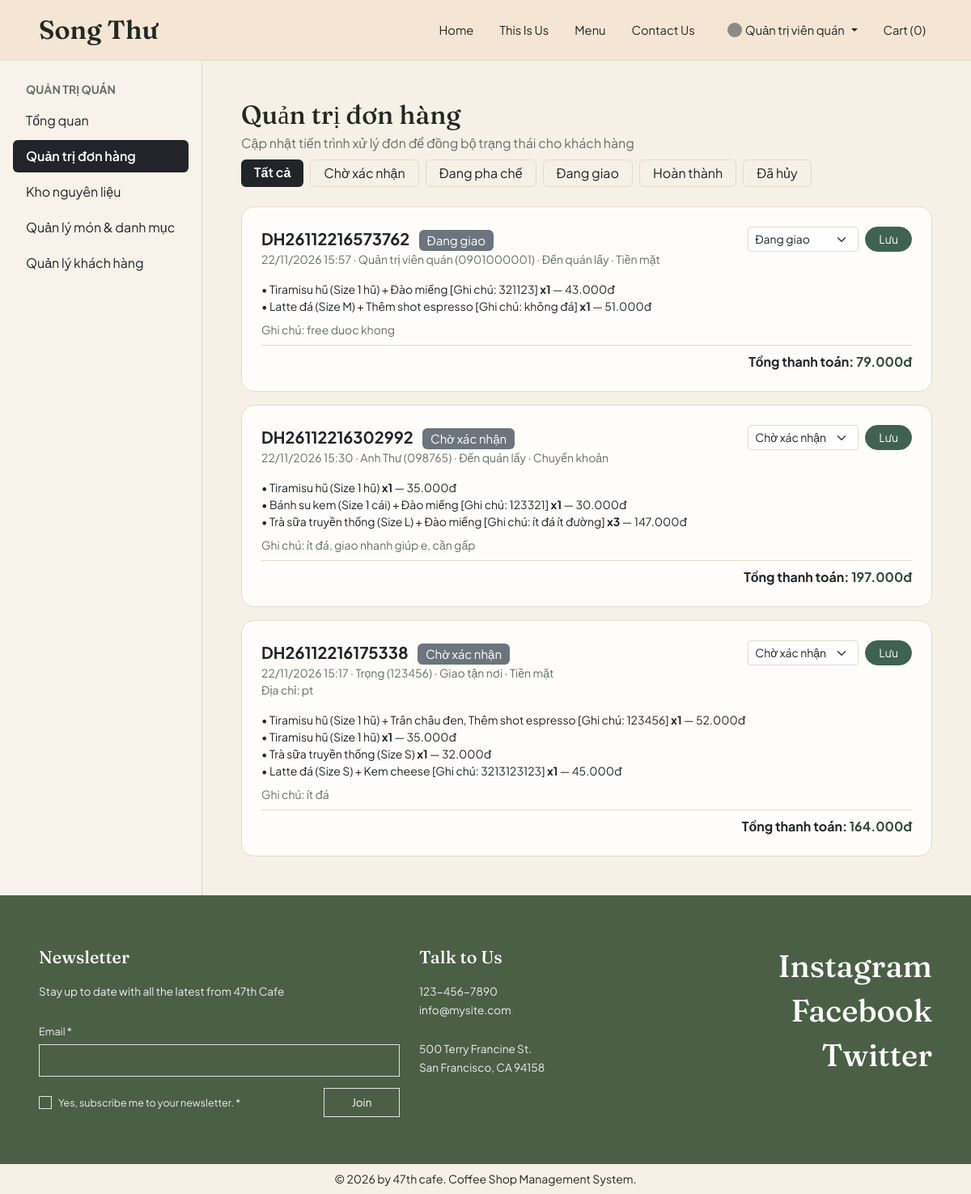
Screenshot of /?c=admin&a=index (signed in) with the database file from the repository.
### tables this page shows
CREATE TABLE `don_hang` (
  `id` int(10) UNSIGNED NOT NULL,
  `ma_don_hang` varchar(30) NOT NULL,
  `nguoi_dung_id` int(10) UNSIGNED DEFAULT NULL,
  `ma_giam_gia_id` int(10) UNSIGNED DEFAULT NULL,
  `ten_nguoi_nhan` varchar(100) NOT NULL,
  `sdt_nguoi_nhan` varchar(20) NOT NULL,
  `hinh_thuc_nhan` enum('giao_tan_noi','den_quan_lay') NOT NULL DEFAULT 'giao_tan_noi',
  `dia_chi_giao` text DEFAULT NULL,
  `phuong_thuc_thanh_toan` enum('tien_mat','chuyen_khoan') NOT NULL DEFAULT 'tien_mat',
  `trang_thai_thanh_toan` enum('cho_thanh_toan','da_thanh_toan','hoan_tien') NOT NULL DEFAULT 'cho_thanh_toan',
  `tam_tinh` decimal(12,2) NOT NULL DEFAULT 0.00,
  `tien_giam` decimal(12,2) NOT NULL DEFAULT 0.00,
  `tong_thanh_toan` decimal(12,2) NOT NULL DEFAULT 0.00,
  `trang_thai_don` enum('cho_xac_nhan','dang_pha_che','dang_giao','hoan_thanh','da_huy') NOT NULL DEFAULT 'cho_xac_nhan',
  `da_tru_kho` tinyint(1) NOT NULL DEFAULT 0,
  `ghi_chu` text DEFAULT NULL,
  `ngay_tao` timestamp NOT NULL DEFAULT current_timestamp(),
  `ngay_cap_nhat` timestamp NULL DEFAULT NULL ON UPDATE current_timestamp()
);

CREATE TABLE `chi_tiet_don_hang` (
  `id` int(10) UNSIGNED NOT NULL,
  `don_hang_id` int(10) UNSIGNED NOT NULL,
  `san_pham_id` int(10) UNSIGNED NOT NULL,
  `bien_the_id` int(10) UNSIGNED DEFAULT NULL,
  `ten_san_pham` varchar(150) NOT NULL,
  `ten_size` varchar(30) DEFAULT NULL,
  `ghi_chu` varchar(255) DEFAULT NULL,
  `don_gia` decimal(10,2) NOT NULL DEFAULT 0.00,
  `so_luong` int(10) UNSIGNED NOT NULL DEFAULT 1,
  `thanh_tien` decimal(12,2) NOT NULL DEFAULT 0.00
);

### controllers/admin/orders.php (called while the page is built, shortened)
<?php
require_once __DIR__ . '/../../models/OrderModel.php';
function adminIndex(): void
{
    $statusFilter = (string) ($_GET['status'] ?? 'all');
    $allowedStatuses = ['cho_xac_nhan', 'dang_pha_che', 'dang_giao', 'hoan_thanh', 'da_huy'];
    if (!in_array($statusFilter, $allowedStatuses, true)) {
        $statusFilter = 'all';
    }
    $data = getOrdersWithItems(null, $statusFilter);
    render('admin/index', [
        'pageTitle' => 'Quản trị đơn hàng - 47th cafe',
        'orders' => $data['orders'],
        'itemsByOrder' => $data['itemsByOrder'],
        'statusFilter' => $statusFilter,
        'flashSuccess' => $_SESSION['admin_success'] ?? '',
        'flashError' => $_SESSION['admin_error'] ?? '',
    ]);
}

### index.php (called while the page is built, shortened)
<?php
require_once __DIR__ . '/core/view.php';
$controller = $_GET['c'] ?? 'home';
$action = $_GET['a'] ?? 'index';
$controllerSlug = preg_replace('/[^a-zA-Z0-9_]/', '', strtolower($controller));
$actionSlug = preg_replace('/[^a-zA-Z0-9_]/', '', $action);
$handlerFunc = $controllerSlug . ucfirst($actionSlug);
$handlerFunc();

### models/OrderModel.php (called while the page is built, shortened)
<?php
function getOrdersWithItems(?int $userId = null, string $statusFilter = 'all'): array
{
    $pdo = db_connect();
    $sql = "SELECT id, ma_don_hang, nguoi_dung_id, ten_nguoi_nhan, sdt_nguoi_nhan,
                   hinh_thuc_nhan, dia_chi_giao, phuong_thuc_thanh_toan,
                   tam_tinh, tien_giam, tong_thanh_toan, trang_thai_don,
                   ghi_chu, ngay_tao
            FROM don_hang";
    $params = [];
    $sql .= " ORDER BY ngay_tao DESC, id DESC";
    $stmt = $pdo->prepare($sql);
    $stmt->execute($params);
    $orders = $stmt->fetchAll();
    $itemsByOrder = [];
    if (!empty($orders)) {
        $orderIds = array_map(static fn($row) => (int) $row['id'], $orders);
        $placeholders = implode(',', array_fill(0, count($orderIds), '?'));
        $stmtItems = $pdo->prepare(
            "SELECT don_hang_id, ten_san_pham, ten_size, don_gia, so_luong, thanh_tien
             FROM chi_tiet_don_hang
             WHERE don_hang_id IN ($placeholders)
             ORDER BY id ASC"
        );
        $stmtItems->execute($orderIds);
        foreach ($stmtItems->fetchAll() as $item) {
            $itemsByOrder[(int) $item['don_hang_id']][] = $item;
        }
    }
    return [
        'orders' => $orders,
        'itemsByOrder' => $itemsByOrder,
    ];
}

### views/admin/index.php (the view, shortened to what this page needs)
<?php
$statusLabels = [
    'cho_xac_nhan' => 'Chờ xác nhận',
    'dang_pha_che' => 'Đang pha chế',
    'dang_giao'    => 'Đang giao',
    'hoan_thanh'   => 'Hoàn thành',
    'da_huy'       => 'Đã hủy',
];
$filters = [
    'all'          => 'Tất cả',
    'cho_xac_nhan' => 'Chờ xác nhận',
    'dang_pha_che' => 'Đang pha chế',
    'dang_giao'    => 'Đang giao',
    'hoan_thanh'   => 'Hoàn thành',
    'da_huy'       => 'Đã hủy',
];
?>
<div class="g-4 align-items-start">
    <div>
        <div class="d-flex flex-wrap justify-content-between align-items-end gap-2 mb-4">
            <div>
                <h1 class="h2 mb-1">Quản trị đơn hàng</h1>
                <p class="mb-0 text-coffee-muted">Cập nhật tiến trình xử lý đơn để đồng bộ trạng thái cho khách hàng</p>
            </div>
            <div class="d-flex flex-wrap gap-2">
                <?php foreach ($filters as $key => $label): ?>
                    <a
                        href="<?= BASE_URL ?>/?c=admin&a=index<?= $key !== 'all' ? '&status=' . urlencode($key) : '' ?>"
                        class="nav-link px-3 py-1 rounded small <?= ($statusFilter ?? 'all') === $key ? 'bg-dark text-white fw-semibold' : 'text-dark border border-coffee-soft' ?>"
                    >
                        <?= htmlspecialchars($label) ?>
                    </a>
                <?php endforeach; ?>
            </div>
        </div>
        <?php if (empty($orders)): ?>
            <div class="card card-coffee p-5 text-center">
                <p class="text-coffee-muted mb-0">Không có đơn hàng nào trong bộ lọc hiện tại.</p>
            </div>
        <?php else: ?>
            <div class="vstack gap-3">
                <?php foreach ($orders as $order): ?>
                    <?php
                    $oid = (int) $order['id'];
                    $items = $itemsByOrder[$oid] ?? [];
                    $curStatus = (string) ($order['trang_thai_don'] ?? 'cho_xac_nhan');
                    ?>
                    <div class="card card-coffee p-4">
                        <div class="d-flex flex-wrap justify-content-between align-items-start gap-3 mb-3">
                            <div>
                                <div class="fw-bold fs-5">
                                    <?= htmlspecialchars((string) $order['ma_don_hang']) ?>
                                    <span class="badge bg-secondary ms-2 small fw-normal">
                                        <?= htmlspecialchars($statusLabels[$curStatus] ?? $curStatus) ?>
                                    </span>
                                </div>
                                <div class="small text-coffee-muted">
                                    <?= date('d/m/Y H:i', strtotime((string) $order['ngay_tao'])) ?>
                                    · <?= htmlspecialchars((string) $order['ten_nguoi_nhan']) ?> (<?= htmlspecialchars((string) $order['sdt_nguoi_nhan']) ?>)
                                    · <?= $order['hinh_thuc_nhan'] === 'den_quan_lay' ? 'Đến quán lấy' : 'Giao tận nơi' ?>
                                    · <?= $order['phuong_thuc_thanh_toan'] === 'chuyen_khoan' ? 'Chuyển khoản' : 'Tiền mặt' ?>
                                </div>
                                <?php if ($order['hinh_thuc_nhan'] === 'giao_tan_noi' && !empty($order['dia_chi_giao'])): ?>
                                    <div class="small text-coffee-muted">Địa chỉ: <?= htmlspecialchars((string) $order['dia_chi_giao']) ?></div>
                                <?php endif; ?>
                            </div>
                            <form method="POST" action="<?= BASE_URL ?>/?c=admin&a=updateStatus" class="d-flex align-items-center gap-2">
                                <select name="trang_thai_don" class="form-select form-select-sm border-coffee-soft" style="width: auto;">
                                    <?php foreach ($statusLabels as $stKey => $stLabel): ?>
                                        <option value="<?= $stKey ?>" <?= $curStatus === $stKey ? 'selected' : '' ?>>
                                            <?= htmlspecialchars($stLabel) ?>
                                        </option>
                                    <?php endforeach; ?>
                                </select>
                                <button type="submit" class="btn btn-sm btn-moss rounded-pill px-3">Lưu</button>
                            </form>
                        </div>
                        <ul class="list-unstyled small mb-2">
                            <?php foreach ($items as $it): ?>
                                <li>
                                    • <?= htmlspecialchars((string) $it['ten_san_pham']) ?>
                                    <strong>x<?= (int) $it['so_luong'] ?></strong>
                                    — <?= format_vnd((float) $it['thanh_tien']) ?>
                                </li>
                            <?php endforeach; ?>
                        </ul>
                        <?php if (!empty($order['ghi_chu'])): ?>
                            <div class="small text-coffee-muted mb-2">Ghi chú: <?= htmlspecialchars((string) $order['ghi_chu']) ?></div>
                        <?php endif; ?>
                        <div class="text-end fw-bold pt-2 border-top border-coffee-soft">
                            Tổng thanh toán: <span class="price-moss"><?= format_vnd((float) $order['tong_thanh_toan']) ?></span>
                        </div>
                    </div>
                <?php endforeach; ?>
            </div>
        <?php endif; ?>
    </div>
</div>

### assets/css/style.css (style rules this page uses)
:root { --bg-cream: #f6f1e7; --bg-card: #fffdf9; --bg-peach-nav: #f5e5d5; --bg-visit-cream: #fbf6ee; --moss-dark: #2e4a3e; --moss-mid: #3f6253; --moss-soft: #e5ece7; --footer-moss: #4b5f47; --ink-main: #232824; --ink-muted: #667068; --border-soft: #e3dacb; }
html { scroll-behavior: smooth; }
body { background-color: var(--bg-cream); color: var(--ink-main); font-family: "Plus Jakarta Sans", sans-serif; }
h1, h2, h3, .font-serif-brand { font-family: "Fraunces", serif; }
.text-coffee-muted { color: var(--ink-muted); }
.border-coffee-soft { border-color: var(--border-soft) !important; }
.btn-moss { background-color: var(--moss-mid); border-color: var(--moss-mid); color: #fffdf9; }
.card-coffee { background-color: var(--bg-card); border: 1px solid var(--border-soft); border-radius: 16px; transition: transform 0.2s ease, box-shadow 0.2s ease; }
.price-moss { color: var(--moss-dark); font-weight: 700; }

### rows the page displays
don_hang: ma_don_hang "DH26112216573762", trang_thai_don "Đang giao", ngay_tao "22/11/2026 15:57", ten_nguoi_nhan "Quản trị viên quán", sdt_nguoi_nhan "0901000001", hinh_thuc_nhan "Đến quán lấy", phuong_thuc_thanh_toan "Tiền mặt", ghi_chu "free duoc khong", tong_thanh_toan "79.000đ"
chi_tiet_don_hang: ten_san_pham "Tiramisu hũ (Size 1 hũ) + Đào miếng [Ghi chú: 321123]", so_luong "1", thanh_tien "43.000đ"
chi_tiet_don_hang: ten_san_pham "Latte đá (Size M) + Thêm shot espresso [Ghi chú: không đá]", so_luong "1", thanh_tien "51.000đ"
don_hang: ma_don_hang "DH26112216302992", trang_thai_don "Chờ xác nhận", ngay_tao "22/11/2026 15:30", ten_nguoi_nhan "Anh Thư", sdt_nguoi_nhan "098765", hinh_thuc_nhan "Đến quán lấy", phuong_thuc_thanh_toan "Chuyển khoản", ghi_chu "ít đá, giao nhanh giúp e, cần gấp", tong_thanh_toan "197.000đ"
chi_tiet_don_hang: ten_san_pham "Tiramisu hũ (Size 1 hũ)", so_luong "1", thanh_tien "35.000đ"
chi_tiet_don_hang: ten_san_pham "Bánh su kem (Size 1 cái) + Đào miếng [Ghi chú: 123321]", so_luong "1", thanh_tien "30.000đ"
chi_tiet_don_hang: ten_san_pham "Trà sữa truyền thống (Size L) + Đào miếng [Ghi chú: ít đá ít đường]", so_luong "3", thanh_tien "147.000đ"
don_hang: ma_don_hang "DH26112216175338", trang_thai_don "Chờ xác nhận", ngay_tao "22/11/2026 15:17", ten_nguoi_nhan "Trọng", sdt_nguoi_nhan "123456", hinh_thuc_nhan "Giao tận nơi", phuong_thuc_thanh_toan "Tiền mặt", dia_chi_giao "pt", ghi_chu "ít đá", tong_thanh_toan "164.000đ"
chi_tiet_don_hang: ten_san_pham "Tiramisu hũ (Size 1 hũ) + Trân châu đen, Thêm shot espresso [Ghi chú: 123456]", so_luong "1", thanh_tien "52.000đ"
chi_tiet_don_hang: ten_san_pham "Tiramisu hũ (Size 1 hũ)", so_luong "1", thanh_tien "35.000đ"
chi_tiet_don_hang: ten_san_pham "Trà sữa truyền thống (Size S)", so_luong "1", thanh_tien "32.000đ"
chi_tiet_don_hang: ten_san_pham "Latte đá (Size S) + Kem cheese [Ghi chú: 3213123123]", so_luong "1", thanh_tien "45.000đ"

### other values shown
$_SESSION['user']['ho_ten'] "Quản trị viên quán"
$cartCount "0"
$item['label'] "Tổng quan"
$item['label'] "Quản trị đơn hàng"
$item['label'] "Kho nguyên liệu"
$item['label'] "Quản lý món & danh mục"
$item['label'] "Quản lý khách hàng"
$label "Tất cả"
$label "Chờ xác nhận"
$label "Đang pha chế"
$label "Đang giao"
$label "Hoàn thành"
$label "Đã hủy"
